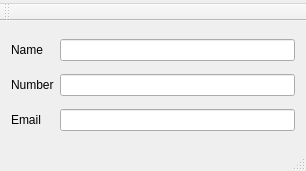
<?xml version="1.0" encoding="UTF-8"?>
<ui version="4.0">
 <class>MainWindow</class>
 <widget class="QMainWindow" name="MainWindow">
  <property name="geometry">
   <rect>
    <x>0</x>
    <y>0</y>
    <width>306</width>
    <height>171</height>
   </rect>
  </property>
  <property name="windowTitle">
   <string>MainWindow</string>
  </property>
  <widget class="QWidget" name="centralWidget">
   <layout class="QGridLayout" name="gridLayout">
    <item row="2" column="1">
     <widget class="QLineEdit" name="email">
      <property name="text">
       <string/>
      </property>
     </widget>
    </item>
    <item row="1" column="0">
     <widget class="QLabel" name="L2">
      <property name="text">
       <string>Number</string>
      </property>
     </widget>
    </item>
    <item row="2" column="0">
     <widget class="QLabel" name="L3">
      <property name="text">
       <string>Email</string>
      </property>
     </widget>
    </item>
    <item row="1" column="1">
     <widget class="QLineEdit" name="number"/>
    </item>
    <item row="0" column="0">
     <widget class="QLabel" name="L1">
      <property name="text">
       <string>Name</string>
      </property>
     </widget>
    </item>
    <item row="0" column="1">
     <widget class="QLineEdit" name="name"/>
    </item>
   </layout>
  </widget>
  <widget class="QMenuBar" name="menuBar">
   <property name="geometry">
    <rect>
     <x>0</x>
     <y>0</y>
     <width>306</width>
     <height>25</height>
    </rect>
   </property>
   <widget class="QMenu" name="menuHello">
    <property name="title">
     <string/>
    </property>
   </widget>
   <addaction name="menuHello"/>
  </widget>
  <widget class="QToolBar" name="mainToolBar">
   <attribute name="toolBarArea">
    <enum>TopToolBarArea</enum>
   </attribute>
   <attribute name="toolBarBreak">
    <bool>false</bool>
   </attribute>
  </widget>
  <widget class="QStatusBar" name="statusBar"/>
 </widget>
 <layoutdefault spacing="6" margin="11"/>
 <resources/>
 <connections/>
</ui>
